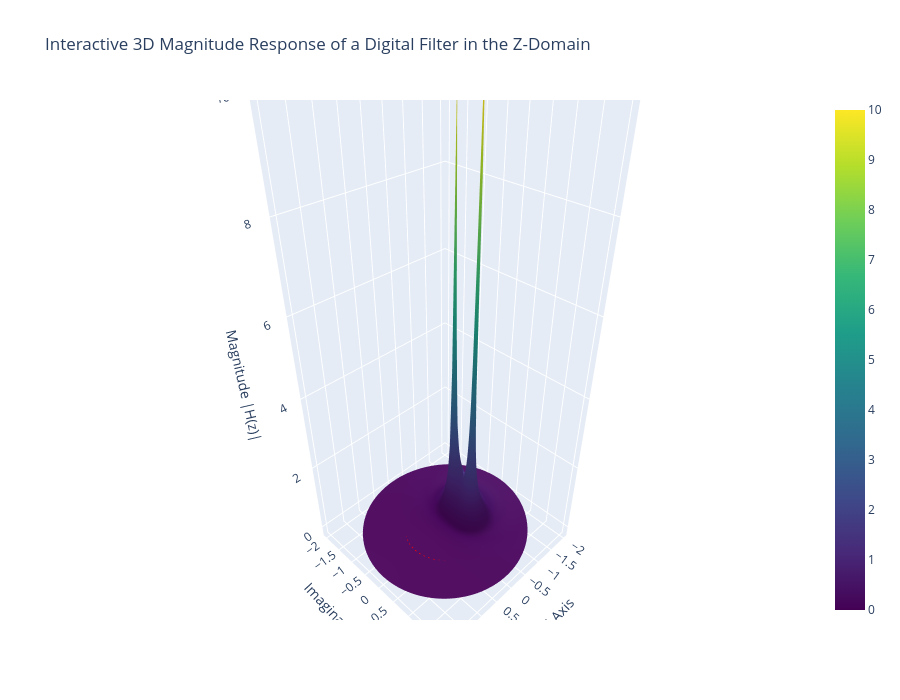

Notebook code cell kept with this figure:
### Code cell
# Example: A simple 2nd order low-pass filter
# Coefficients [b0, b1, b2], [a0, a1, a2]
# This specific example is a simple filter from a tutorial
b_coeffs = [0.0474, 0.0947, 0.0474] 
a_coeffs = [1, -1.143, 0.4128]

plot_z_transform(b_coeffs, a_coeffs)
